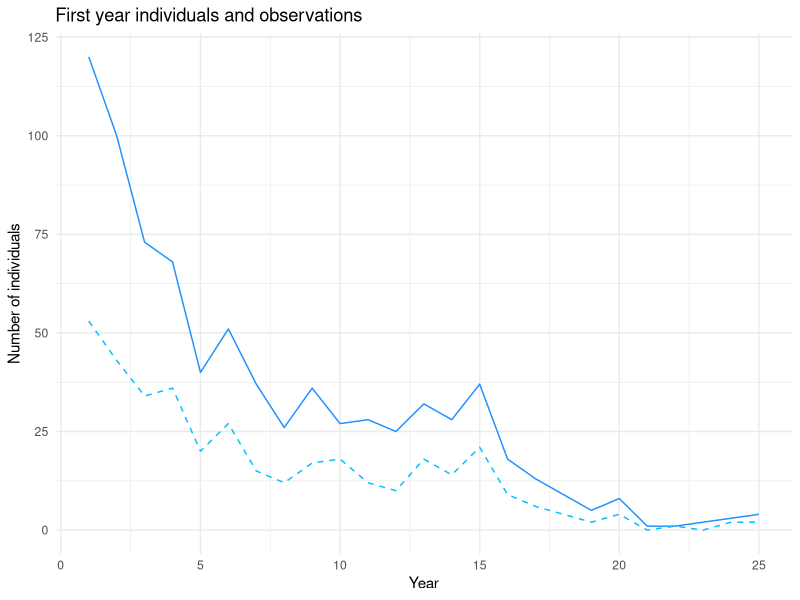
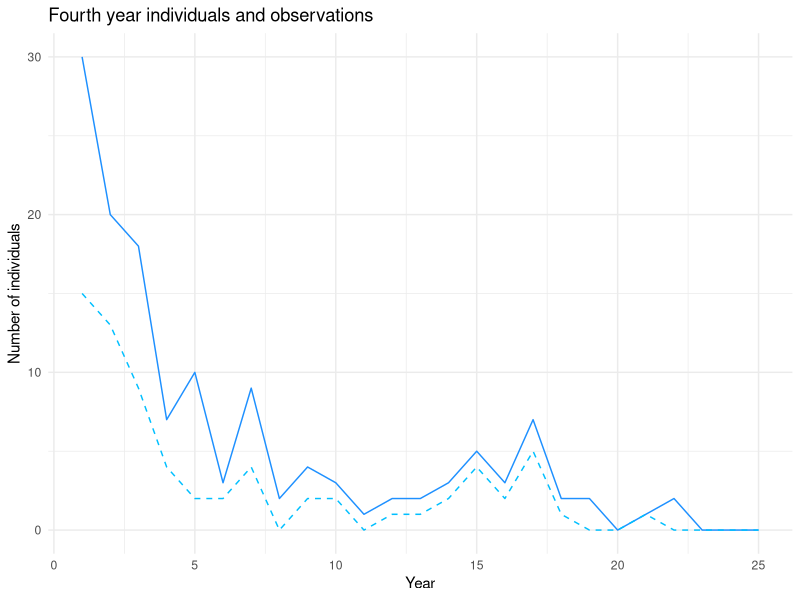
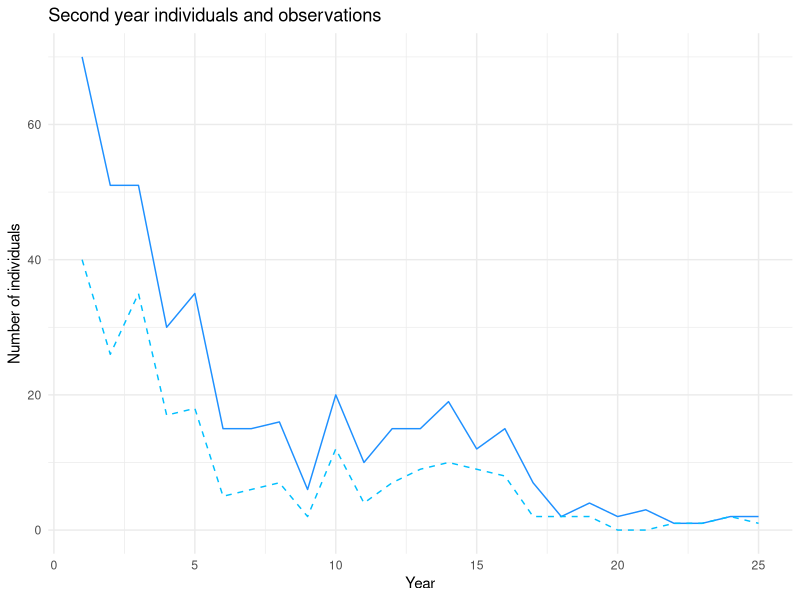
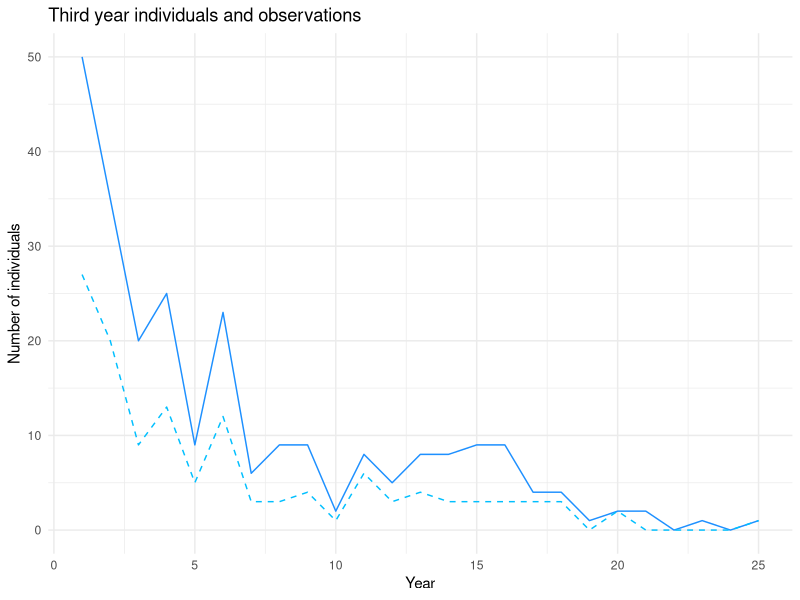

Source code (R) for these figures, in order:
library(ggplot2)
library(gridExtra)
# simulating a BAS stochastic model by creating functions for each sub-process

# survival
survival <- function(pop, phi){
    newpop <- rep(0, length(pop))
    for (i in 1:length(pop)){
        newpop[i] <- rbinom(1, pop[i], phi)
    }
    return(newpop)
}

# ageing
ageing <- function(pop){
    newpop <- rep(0, length(pop))
    for (i in 1:(length(pop)-1)){
        newpop[i+1] <- pop[i]
    }
    return(newpop)
}

# reproduction
reproduction <- function(pop, rho){
    births <- 0
    for (i in 1:length(pop)){
        births <- births + rpois(1, pop[i]*rho[i])
    }
    pop[1] <- births
    return(pop)
}

# additional function for detection
detection <- function(pop, p){
    detected <- rep(0, length(pop))
    for (i in 1:length(pop)){
        detected[i] <- rbinom(1, pop[i], p)
    }
    return(detected)
}


# putting it all together to observe dynamics
model <- function(N0, phi, rho, p, nyears=25){
    pop <- matrix(, nrow=nyears, ncol=length(N0))
    obs <- matrix(, nrow=nyears, ncol=length(N0))
    pop[1,] <- N0
    obs[1,] <- detection(pop[1,], p)
    for (i in 2:nyears){
        pop[i,] <- pop[i-1,] |> survival(phi) |> ageing() |> reproduction(rho)
        obs[i,] <- pop[i,] |> detection(p)
    }

    # return results as list
    dat <- data.frame(
        year = 1:nyears,
        pop_1 = pop[,1], pop_2 = pop[,2], pop_3 = pop[,3], pop_4 = pop[,4],
        pop_total = rowSums(pop),
        obs_1 = obs[,1], obs_2 = obs[,2], obs_3 = obs[,3], obs_4 = obs[,4],
        obs_total =rowSums(obs)
    )
    return(dat)
}

# testing
n0 <- c(120, 70, 50, 30)
phi <- c(0.45, 0.7, 0.7, 0.0)
rho <- c(0.0, 0.9, 1.9, 0.0)
p <- 0.5

sim <- model(n0, phi, rho, p, 25)

# Plotting first year individuals and observation
first_year <- ggplot(sim, aes(x=year)) +
    geom_line(aes(y=pop_1), color="dodgerblue") +
    geom_line(aes(y=obs_1), color="deepskyblue", linetype="dashed") +
    theme_minimal() + 
    labs(title="First year individuals and observations", x="Year", y="Number of individuals")

# Similar for 2nd/3rd/4th year
second_year <- ggplot(sim, aes(x=year)) +
    geom_line(aes(y=pop_2), color="dodgerblue") +
    geom_line(aes(y=obs_2), color="deepskyblue", linetype="dashed") +
    theme_minimal() + 
    labs(title="Second year individuals and observations", x="Year", y="Number of individuals") 

third_year <- ggplot(sim, aes(x=year)) +
    geom_line(aes(y=pop_3), color="dodgerblue") +
    geom_line(aes(y=obs_3), color="deepskyblue", linetype="dashed") +
    theme_minimal() + 
    labs(title="Third year individuals and observations", x="Year", y="Number of individuals")

fourth_year <- ggplot(sim, aes(x=year)) +
    geom_line(aes(y=pop_4), color="dodgerblue") +
    geom_line(aes(y=obs_4), color="deepskyblue", linetype="dashed") +
    theme_minimal() + 
    labs(title="Fourth year individuals and observations", x="Year", y="Number of individuals")

# put plots in a list to produce the output png, this is a bit clunky but it works
plot_list <- list(first_year, second_year, third_year, fourth_year)
ggsave(file="plots/yearlybreakdown.png", arrangeGrob(grobs=plot_list, ncol=2, nrow=2), width=16, height=9)